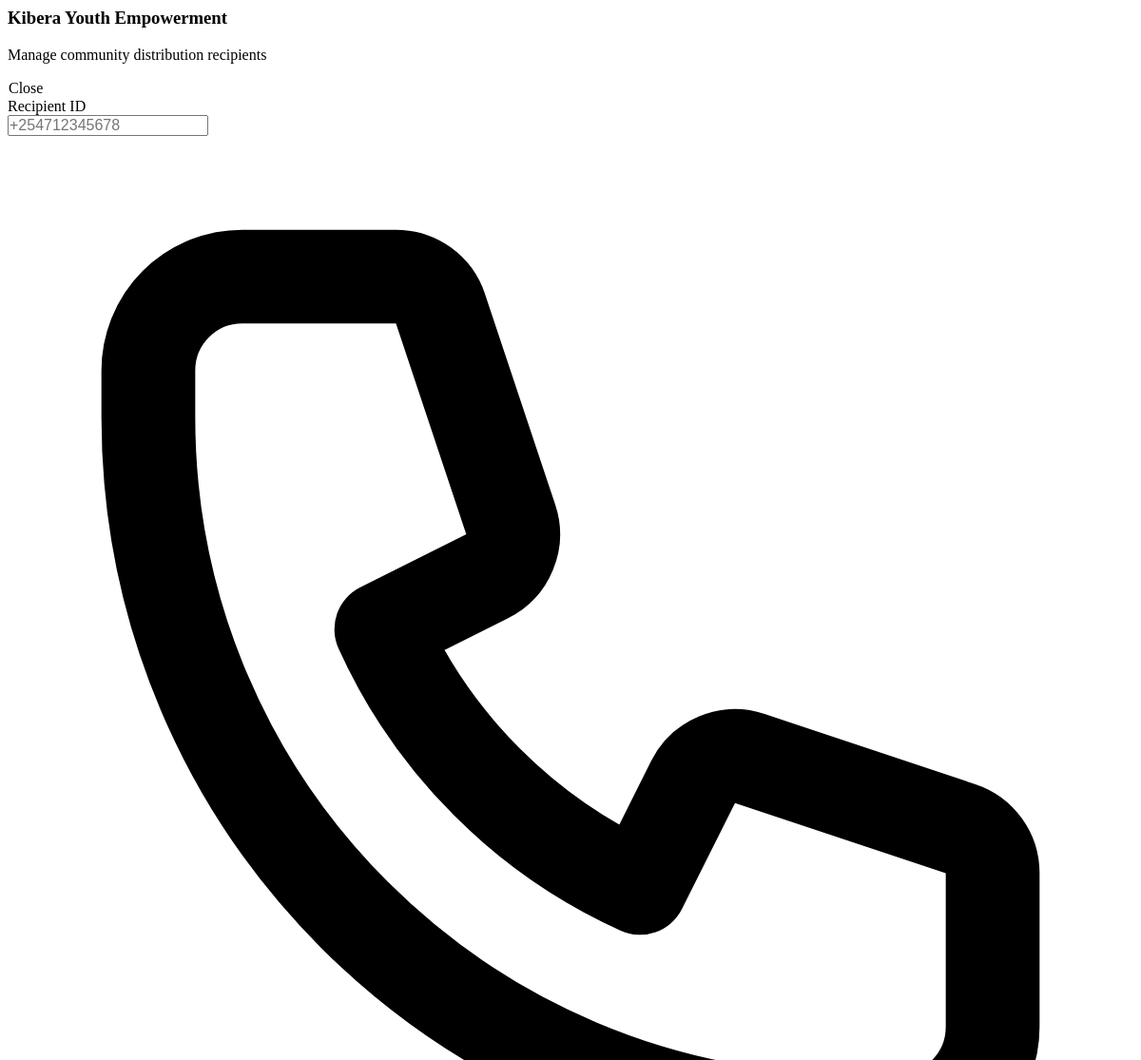
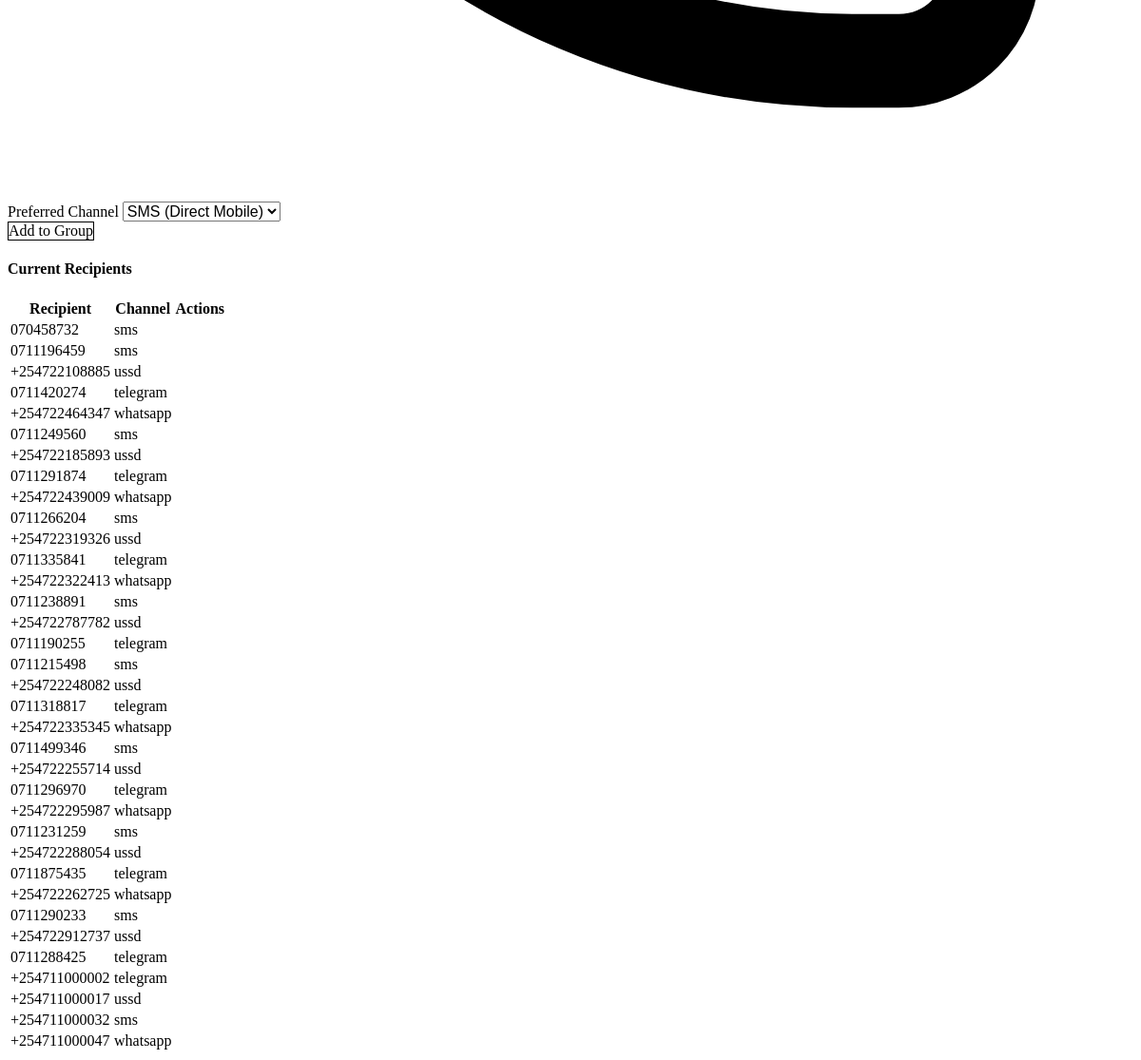
/community/GRP-DC12A09C/members (signed in), run on the app's committed database (2 pictures, top to bottom).
### tables this page shows
CREATE TABLE community_groups (
        id TEXT PRIMARY KEY,
        name TEXT NOT NULL,
        description TEXT,
        group_type TEXT,
        tags TEXT DEFAULT '[]', -- JSON list
        location TEXT,
        admin_id TEXT,
        trust_level TEXT DEFAULT 'local',
        preferred_channels TEXT DEFAULT 'ussd,sms',
        active BOOLEAN DEFAULT 1,
        created_at DATETIME DEFAULT CURRENT_TIMESTAMP
    , invite_slug TEXT, community_code TEXT, code_active BOOLEAN DEFAULT 0);

CREATE TABLE community_members (
        id TEXT PRIMARY KEY,
        community_id TEXT NOT NULL,
        user_id TEXT NOT NULL,
        channel TEXT NOT NULL,
        joined_at DATETIME DEFAULT CURRENT_TIMESTAMP,
        active BOOLEAN DEFAULT 1,
        FOREIGN KEY (community_id) REFERENCES community_groups(id),
        UNIQUE(community_id, user_id, channel)
    );

### aos/api/routers/community.py (the view)
@router.get("/{group_id}/members", response_class=HTMLResponse)
async def list_group_members(
    request: Request,
    group_id: str,
    operator=Depends(requires_community_access())
):
    members = []
    group = None
    if community_state.module:
        group = community_state.module.get_group(group_id)
        if group:
            result = community_state.module.list_all_members(group_id=group_id, per_page=1000)
            members = result.get("members", [])
    return templates.TemplateResponse("partials/community_members.html", {
        "request": request,
        "user": operator,
        "group": group,
        "members": members
    })

### aos/api/templates/partials/community_members.html (shortened to what this page needs)
{% from "components/atoms/Card.html" import card %}
{% from "components/atoms/EliteButton.html" import elite_button %}
<div class="aos-stack-lg p-2 md:p-4">
    <div class="flex items-center justify-between mb-2">
        <div>
            <h3 class="aos-h3 mb-1">{{ group.name }}</h3>
            <p class="aos-text-muted aos-text-sm">Manage community distribution recipients</p>
        </div>
        <button class="aos-btn aos-btn-ghost aos-size-sm" onclick="closeModal()">
            <span class="aos-btn-text">Close</span>
        </button>
    </div>
    {% call card(padding="6", class="aos-bg-glass backdrop-blur-md border-primary/20") %}
    <form hx-post="/community/{{ group.id }}/members" hx-target="#modal-content" hx-swap="innerHTML"
        class="aos-stack-md">
        <div class="grid grid-cols-1 md:grid-cols-2 gap-6">
            <div class="aos-stack-xs">
                <label class="aos-label">Recipient ID</label>
                <div class="relative">
                    <input type="text" name="user_id" class="aos-input aos-size-md pl-10" placeholder="+254712345678"
                        required>
                    <div class="absolute inset-y-0 left-0 pl-3 flex items-center pointer-events-none">
                    </div>
                </div>
            </div>
            <div class="aos-stack-xs">
                <label class="aos-label">Preferred Channel</label>
                <select name="channel" class="aos-input aos-size-md" required>
                    <option value="sms">SMS (Direct Mobile)</option>
                </select>
            </div>
        </div>
        <div class="flex justify-end pt-2">
            {{ elite_button(
            text="Add to Group",
            type="submit",
            variant="primary",
            size="md",
            icon='<svg class="w-4 h-4" fill="none" stroke="currentColor" viewBox="0 0 24 24">
                <path stroke-linecap="round" stroke-linejoin="round" stroke-width="2" d="M12 4v16m8-8H4"></path>
            </svg>'
            ) }}
        </div>
    </form>
    {% endcall %}
    <div class="aos-stack-sm">
        <h4 class="aos-label-sm uppercase tracking-wider text-primary/70">Current Recipients</h4>
        <div id="members-list-container" class="max-h-[400px] overflow-y-auto pr-2 custom-scrollbar">
            {% if members %}
            <table class="aos-table">
                <thead>
                    <tr>
                        <th class="aos-text-xs">Recipient</th>
                        <th class="aos-text-xs">Channel</th>
                        <th class="aos-text-xs">Actions</th>
                    </tr>
                </thead>
                <tbody>
                    {% for member in members %}
                    <tr id="member-{{ member.user_id }}" class="group/row">
                        <td class="aos-font-mono aos-text-sm">{{ member.user_id }}</td>
                        <td>
                            <span class="aos-badge aos-badge-info aos-size-xs uppercase">{{ member.channel }}</span>
                        </td>
                        <td>
                            <button
                                class="aos-btn aos-btn-ghost aos-size-sm aos-text-danger opacity-0 group-hover/row:opacity-100 transition-opacity"
                                hx-delete="/community/{{ group.id }}/members/{{ member.user_id }}?channel={{ member.channel }}"
                                data-aos-confirm="Remove this recipient from the distribution network?"
                                hx-target="#member-{{ member.user_id }}" hx-swap="outerHTML swap:400ms">
                            </button>
                        </td>
                    </tr>
                    {% endfor %}
                </tbody>
            </table>
            {% else %}
            <div class="aos-text-center aos-py-12 aos-bg-glass rounded-lg border border-dashed border-gray-700">
                <p class="aos-text-muted">No recipients found in this community database.</p>
                <p class="aos-text-xs aos-text-muted/50 mt-1">Use the form above to register your first member.</p>
            </div>
            {% endif %}
        </div>
    </div>
</div>

### aos/api/templates/components/atoms/EliteButton.html (style rules this page uses)
.aos-btn { position: relative; display: inline-flex; align-items: center; justify-content: center; gap: var(--aos-spacing-2); font-weight: var(--aos-weight-semibold); border-radius: var(--aos-radius-lg); border: 1px solid transparent; transition: all var(--aos-duration-base) var(--aos-easing-out); cursor: pointer; font-family: var(--aos-font-sans); white-space: nowrap; }
.aos-size-sm { padding: var(--aos-spacing-1) var(--aos-spacing-3); font-size: var(--aos-size-xs); }
.aos-size-md { padding: var(--aos-spacing-2) var(--aos-spacing-6); font-size: var(--aos-size-sm); }
.aos-btn-ghost { background: transparent; color: var(--aos-neutral-400); border-color: transparent; }

### data on the page
community_groups: name "Kibera Youth Empowerment"
community_members: user_id "070458732", channel "sms"
community_members: user_id "0711196459", channel "sms"
community_members: user_id "+254722108885", channel "ussd"
community_members: user_id "0711420274", channel "telegram"
community_members: user_id "+254722464347", channel "whatsapp"
community_members: user_id "0711249560", channel "sms"
community_members: user_id "+254722185893", channel "ussd"
community_members: user_id "0711291874", channel "telegram"
community_members: user_id "+254722439009", channel "whatsapp"
community_members: user_id "0711266204", channel "sms"
community_members: user_id "+254722319326", channel "ussd"
community_members: user_id "0711335841", channel "telegram"
community_members: user_id "+254722322413", channel "whatsapp"
community_members: user_id "0711238891", channel "sms"
community_members: user_id "+254722787782", channel "ussd"
community_members: user_id "0711190255", channel "telegram"
community_members: user_id "0711215498", channel "sms"
community_members: user_id "+254722248082", channel "ussd"
community_members: user_id "0711318817", channel "telegram"
community_members: user_id "+254722335345", channel "whatsapp"
community_members: user_id "0711499346", channel "sms"
community_members: user_id "+254722255714", channel "ussd"
community_members: user_id "0711296970", channel "telegram"
community_members: user_id "+254722295987", channel "whatsapp"
community_members: user_id "0711231259", channel "sms"
community_members: user_id "+254722288054", channel "ussd"
community_members: user_id "0711875435", channel "telegram"
community_members: user_id "+254722262725", channel "whatsapp"
community_members: user_id "0711290233", channel "sms"
community_members: user_id "+254722912737", channel "ussd"
community_members: user_id "0711288425", channel "telegram"
community_members: user_id "+254711000002", channel "telegram"
community_members: user_id "+254711000017", channel "ussd"
community_members: user_id "+254711000032", channel "sms"
community_members: user_id "+254711000047", channel "whatsapp"

### other printed values
{{ text }} "Add to Group"
